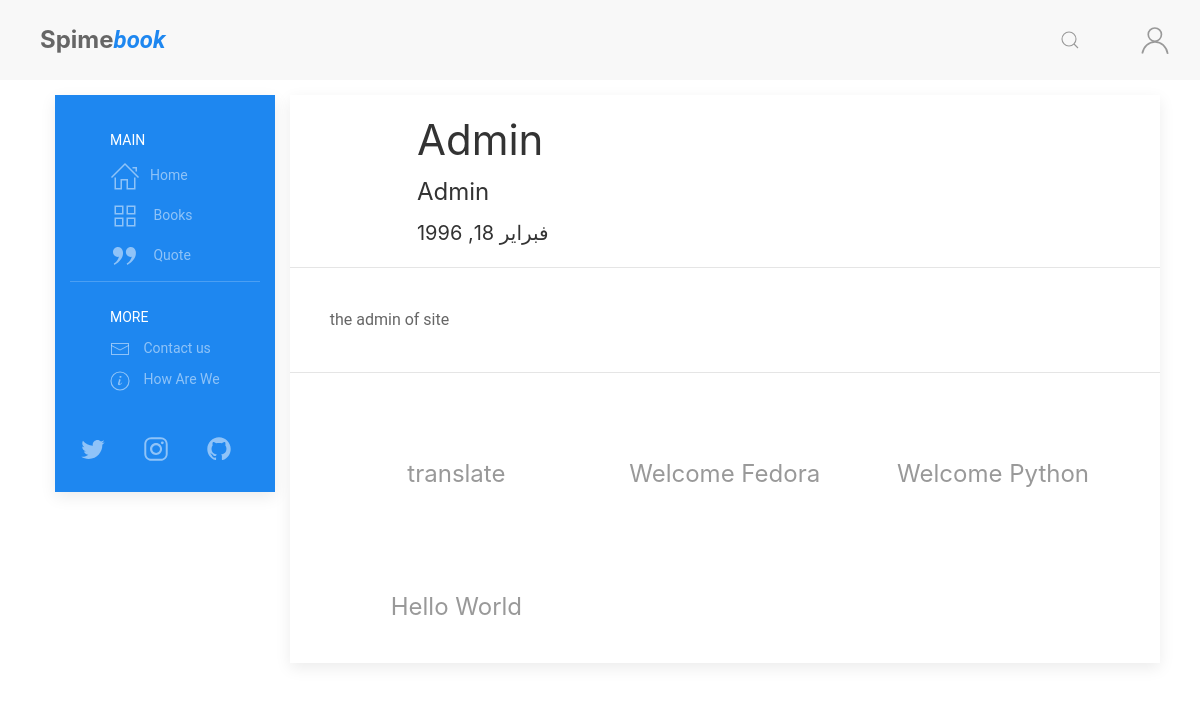
/authors/1/Admin, run on an earlier commit of the app's database.
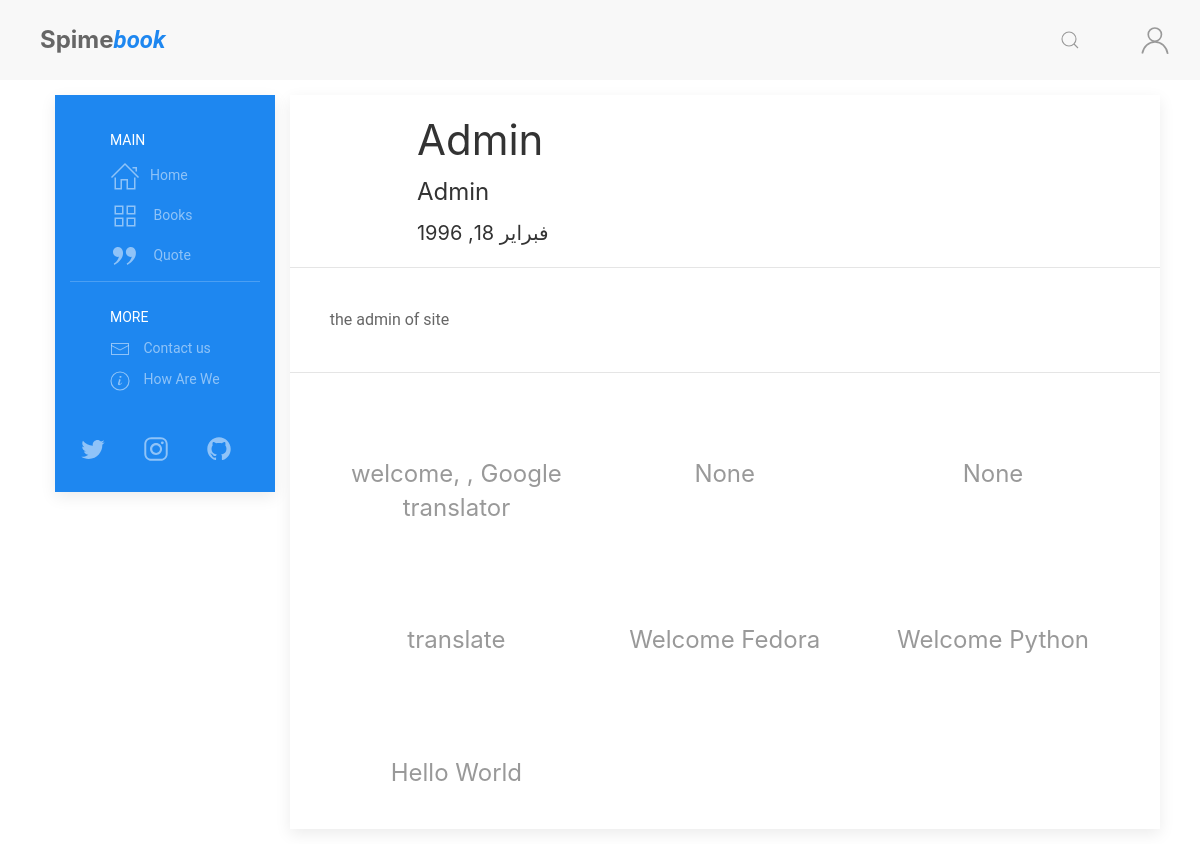
And on a later commit of the database.
### books/models.py (models this page shows, shortened)
class EN(models.Model):
    lang = models.CharField(max_length=2, default='en', auto_created='en')
    book = models.OneToOneField(
        Book, on_delete=models.CASCADE, verbose_name=_('Orginal Book'))
    title = models.CharField(max_length=255, blank=True,
                             null=True, verbose_name=_('Book Title'))
    book_Bio = models.TextField(
        blank=True, null=True, verbose_name=_('Book Bio'))
    class Meta:
        verbose_name = _("English Translation")
        verbose_name_plural = _("English Translation")
        ordering = ['-id']

### authors/views.py (the view)
# urls.py: path('<int:author_id>/<str:author_name>', views.author, name='author'),
def author(request, author_id, author_name):
    lang = get_lang(request)
    target_author = get_object_or_404(Author, id=author_id).translate(lang)
    exec(f'from books.models import {lang.upper()} as Book_lang')
    books = eval(
        f"Book_lang.objects.filter(book__author='{target_author.author.id}')")
    title = _('%(author)s, %(title)s') % {
        'author': target_author.name, 'title': TITLE}
    context = {
        'title': title,
        'author': target_author,
        'books': books,
    }
    response = render(request, 'authors/author.html', context)
    return response

### authors/models.py (called while the page is built)
    def translate(self, lang):
        if lang in settings.LANGUAGES:
            print('IS')
        lang = lang.lower()
        translated = eval(f"self.{lang}")
        return translated

    def __str__(self):
        if self.name is None:
            return translator.translate(self.author.title).text
        else:
            return self.name

### authors/views.py (called while the page is built)
def get_lang(request):
    if request.user.is_authenticated:
        lang = request.user.profile.lang
    else:
        lang = get_language_from_request(request)
        for tu in settings.LANGUAGES:
            if lang in tu:
                break
            else:
                lang = 'en'
    return lang

### posts/templatetags/posts_extra.py (called while the page is built)
@register.inclusion_tag('posts/costumtags/infinite_scroll_js.html')
def infinite_scroll_js():
    context = {
    }
    return context

### authors/templates/authors/author.html (shortened to what this page needs)
{% extends "posts/base.html" %}
{% load static %}
{% load posts_extra %}
{% load i18n %}
{% block content %}
<div class="uk-card uk-card-default">
    <div class="uk-card-header me-header">
        <div class="uk-grid-small uk-flex me-text-center-m" uk-grid>
            <div class="uk-width-auto@m book-img">
            </div>
            <div class="uk-width-expand uk-margin-small-left">
                <h1 class="uk-margin-remove">{{author}}</h1>
                <h3 class="uk-margin-remove-left uk-margin-small">{{author.short}}</h3>
                <h4 class="uk-margin-remove-left uk-margin-small">{{author.author.born_date}}</h4>
            </div>
        </div>
    </div>
    <div class="uk-card-body">
        <p>
            {{author.author_Bio}}
        </p>
    </div>
    <div class="uk-card-footer">
        <div class="uk-grid-small uk-child-width-1-2 uk-child-width-1-3@s uk-child-width-1-3@m uk-text-center article-feed"
            uk-grid>
            {% for book in books  %}
            <div>
                <a href="{% url 'book' book.id %}">
                    <div class="article">
                    </div>
                    <h3 class="uk-text-muted">{{book.title}}</h3>
                </a>
            </div>
            {% endfor %}
            <div class="page-load-status">
            </div>
        </div>
    </div>
</div>
{% endblock content %}

What changed in the data, as far as the page shows it:
added EN: title "welcome, , Google translator"
added EN: title "None"
added EN: title "None"
